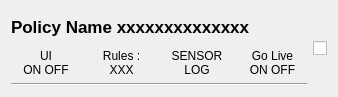
<?xml version="1.0" encoding="UTF-8"?>
<ui version="4.0">
 <class>Policy</class>
 <widget class="QWidget" name="Policy">
  <property name="geometry">
   <rect>
    <x>0</x>
    <y>0</y>
    <width>338</width>
    <height>97</height>
   </rect>
  </property>
  <property name="sizePolicy">
   <sizepolicy hsizetype="MinimumExpanding" vsizetype="MinimumExpanding">
    <horstretch>0</horstretch>
    <verstretch>0</verstretch>
   </sizepolicy>
  </property>
  <property name="minimumSize">
   <size>
    <width>0</width>
    <height>0</height>
   </size>
  </property>
  <property name="maximumSize">
   <size>
    <width>50000</width>
    <height>16777215</height>
   </size>
  </property>
  <property name="windowTitle">
   <string>Form</string>
  </property>
  <layout class="QHBoxLayout" name="horizontalLayout_2">
   <item>
    <layout class="QVBoxLayout" name="verticalLayout">
     <item>
      <widget class="QLabel" name="label_name">
       <property name="font">
        <font>
         <pointsize>13</pointsize>
         <weight>75</weight>
         <bold>true</bold>
        </font>
       </property>
       <property name="text">
        <string>Policy Name xxxxxxxxxxxxxx</string>
       </property>
       <property name="scaledContents">
        <bool>true</bool>
       </property>
      </widget>
     </item>
     <item>
      <layout class="QHBoxLayout" name="horizontalLayout">
       <item>
        <widget class="QLabel" name="label_ui">
         <property name="lineWidth">
          <number>1</number>
         </property>
         <property name="text">
          <string>UI
ON OFF</string>
         </property>
         <property name="alignment">
          <set>Qt::AlignCenter</set>
         </property>
         <property name="margin">
          <number>3</number>
         </property>
         <property name="indent">
          <number>-1</number>
         </property>
        </widget>
       </item>
       <item>
        <widget class="QLabel" name="label_rules">
         <property name="text">
          <string>Rules :
XXX</string>
         </property>
         <property name="alignment">
          <set>Qt::AlignCenter</set>
         </property>
        </widget>
       </item>
       <item>
        <widget class="QLabel" name="label_log">
         <property name="text">
          <string>SENSOR
LOG</string>
         </property>
         <property name="alignment">
          <set>Qt::AlignCenter</set>
         </property>
        </widget>
       </item>
       <item>
        <widget class="QLabel" name="label_go_live">
         <property name="sizePolicy">
          <sizepolicy hsizetype="Minimum" vsizetype="Fixed">
           <horstretch>0</horstretch>
           <verstretch>0</verstretch>
          </sizepolicy>
         </property>
         <property name="toolTip">
          <string/>
         </property>
         <property name="text">
          <string>Go Live
ON OFF</string>
         </property>
         <property name="alignment">
          <set>Qt::AlignCenter</set>
         </property>
        </widget>
       </item>
      </layout>
     </item>
     <item>
      <widget class="Line" name="line">
       <property name="orientation">
        <enum>Qt::Horizontal</enum>
       </property>
      </widget>
     </item>
    </layout>
   </item>
   <item>
    <widget class="QCheckBox" name="checkBox">
     <property name="sizePolicy">
      <sizepolicy hsizetype="Maximum" vsizetype="Fixed">
       <horstretch>0</horstretch>
       <verstretch>0</verstretch>
      </sizepolicy>
     </property>
     <property name="text">
      <string/>
     </property>
     <property name="icon">
      <iconset resource="cbapi-qt-demo.qrc">
       <normaloff>:/img/cloud.png</normaloff>:/img/cloud.png</iconset>
     </property>
     <property name="iconSize">
      <size>
       <width>40</width>
       <height>40</height>
      </size>
     </property>
    </widget>
   </item>
  </layout>
 </widget>
 <resources>
  <include location="cbapi-qt-demo.qrc"/>
 </resources>
 <connections/>
</ui>
